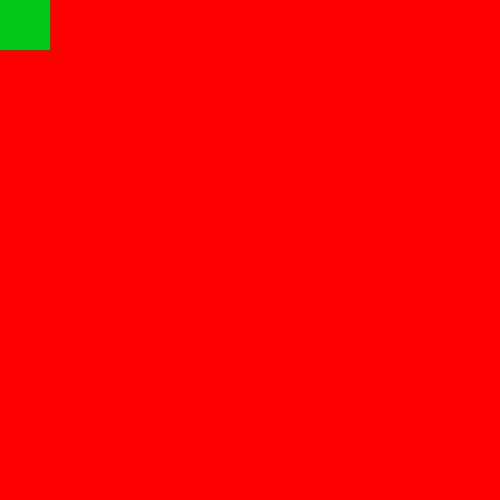
Frame 1 (no input)
Frame 60 (the mouse pressed at the canvas centre just before this capture): identical to frame 1, image omitted
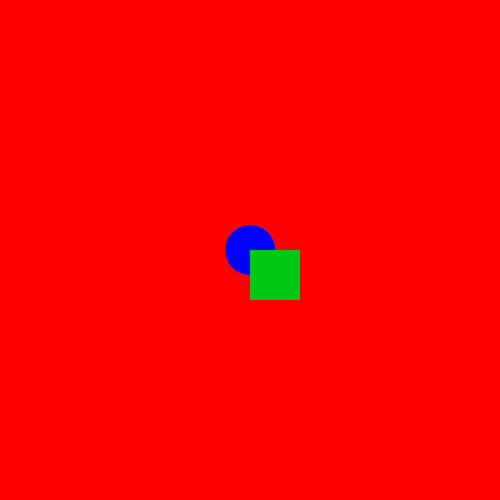
Frame 120 (the mouse held since frame 60 and released just before this capture)

The Processing sketch that drew these frames (run headless with seeded random() and noise(); from frame 60 on, the mouse is pressed at the canvas centre):

// Processing sketch: processing_185356
// ── processing_185356.pde

//basic uses of setup and draw.
void setup() {
  size(500, 500);
  noStroke();
}
void draw() {
//comment this line out and see what happens!
  background(255, 0, 0);
  fill(0, 0, 255);
  ellipse(mouseX, mouseY, 50, 50);
  fill(0, 200, 20);
  rect(mouseX, mouseY, 50, 50);
  println(mouseX + " <-x and y-> " + mouseY);
}
